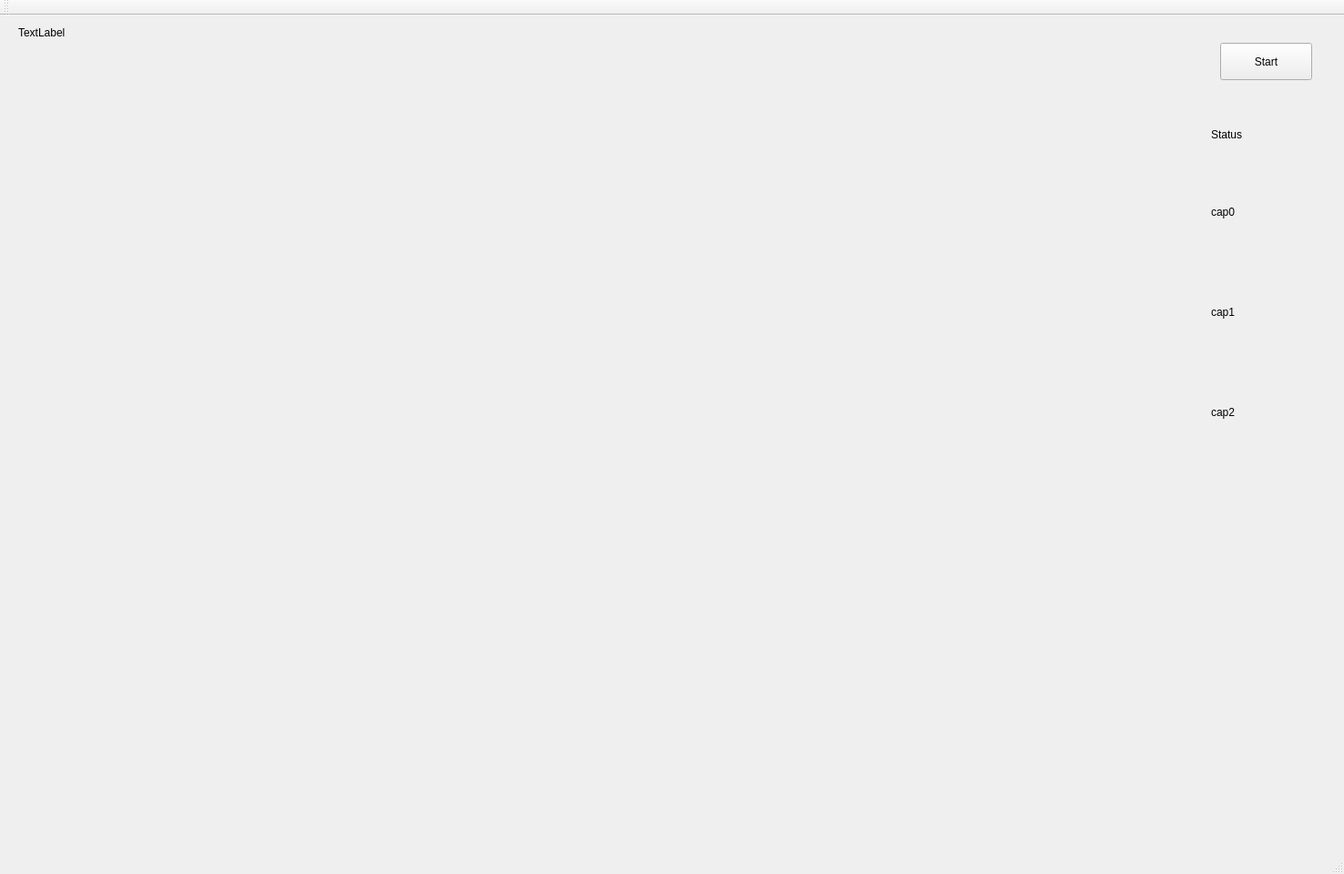
<?xml version="1.0" encoding="UTF-8"?>
<ui version="4.0">
 <class>MainWindow</class>
 <widget class="QMainWindow" name="MainWindow">
  <property name="geometry">
   <rect>
    <x>0</x>
    <y>0</y>
    <width>1476</width>
    <height>960</height>
   </rect>
  </property>
  <property name="windowTitle">
   <string>MainWindow</string>
  </property>
  <widget class="QWidget" name="centralWidget">
   <widget class="QLabel" name="label">
    <property name="geometry">
     <rect>
      <x>20</x>
      <y>10</y>
      <width>67</width>
      <height>17</height>
     </rect>
    </property>
    <property name="text">
     <string>TextLabel</string>
    </property>
   </widget>
   <widget class="QPushButton" name="pbstart">
    <property name="geometry">
     <rect>
      <x>1340</x>
      <y>30</y>
      <width>101</width>
      <height>41</height>
     </rect>
    </property>
    <property name="text">
     <string>Start</string>
    </property>
   </widget>
   <widget class="QLabel" name="status">
    <property name="geometry">
     <rect>
      <x>1330</x>
      <y>90</y>
      <width>120</width>
      <height>81</height>
     </rect>
    </property>
    <property name="text">
     <string>Status</string>
    </property>
   </widget>
   <widget class="QLabel" name="cap0">
    <property name="geometry">
     <rect>
      <x>1330</x>
      <y>180</y>
      <width>120</width>
      <height>71</height>
     </rect>
    </property>
    <property name="text">
     <string>cap0</string>
    </property>
   </widget>
   <widget class="QLabel" name="cap1">
    <property name="geometry">
     <rect>
      <x>1330</x>
      <y>290</y>
      <width>120</width>
      <height>71</height>
     </rect>
    </property>
    <property name="text">
     <string>cap1</string>
    </property>
   </widget>
   <widget class="QLabel" name="cap2">
    <property name="geometry">
     <rect>
      <x>1330</x>
      <y>400</y>
      <width>120</width>
      <height>71</height>
     </rect>
    </property>
    <property name="text">
     <string>cap2</string>
    </property>
   </widget>
  </widget>
  <widget class="QMenuBar" name="menuBar">
   <property name="geometry">
    <rect>
     <x>0</x>
     <y>0</y>
     <width>1476</width>
     <height>25</height>
    </rect>
   </property>
  </widget>
  <widget class="QToolBar" name="mainToolBar">
   <attribute name="toolBarArea">
    <enum>TopToolBarArea</enum>
   </attribute>
   <attribute name="toolBarBreak">
    <bool>false</bool>
   </attribute>
  </widget>
  <widget class="QStatusBar" name="statusBar"/>
 </widget>
 <layoutdefault spacing="6" margin="11"/>
 <resources/>
 <connections/>
</ui>
